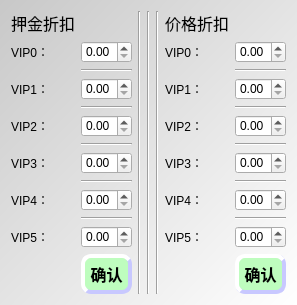
<?xml version="1.0" encoding="UTF-8"?>
<ui version="4.0">
 <class>VipDiscountDialog</class>
 <widget class="QDialog" name="VipDiscountDialog">
  <property name="windowTitle">
   <string>会员优惠额度调整</string>
  </property>
  <property name="styleSheet">
   <string notr="true">QPushButton{
	border-style:outset;
	background-color:rgba(190, 253, 190);
	border-width:4px;
	border-radius:10px;
	border-color:rgba(200,200,255,255);
	font:bold 16px;
	color:rgba(0,0,0,255);
	padding:4px;
}
QPushButton:pressed{
    border-style:inset;
}
QPushButton:hover{
    background-color:rgba(148, 221, 132);
    color:rgba(0,0,0,200);
}
QDialog {
background-color: qlineargradient(spread:repeat, x1:0, y1:0, x2:1, y2:1, stop:0 rgba(200, 200, 200, 255), stop:1 rgba(255, 255, 255, 255));
}</string>
  </property>
  <layout class="QGridLayout" name="gridLayout">
   <item row="0" column="0">
    <layout class="QHBoxLayout" name="horizontalLayout">
     <item>
      <layout class="QFormLayout" name="formLayout">
       <item row="1" column="0">
        <widget class="QLabel" name="label_3">
         <property name="text">
          <string>VIP0：</string>
         </property>
        </widget>
       </item>
       <item row="1" column="1">
        <widget class="QDoubleSpinBox" name="DepVip0">
         <property name="maximum">
          <double>1.000000000000000</double>
         </property>
         <property name="singleStep">
          <double>0.010000000000000</double>
         </property>
        </widget>
       </item>
       <item row="2" column="1">
        <widget class="Line" name="line_7">
         <property name="orientation">
          <enum>Qt::Horizontal</enum>
         </property>
        </widget>
       </item>
       <item row="3" column="0">
        <widget class="QLabel" name="label_4">
         <property name="text">
          <string>VIP1：</string>
         </property>
        </widget>
       </item>
       <item row="3" column="1">
        <widget class="QDoubleSpinBox" name="DepVip1">
         <property name="maximum">
          <double>1.000000000000000</double>
         </property>
         <property name="singleStep">
          <double>0.010000000000000</double>
         </property>
        </widget>
       </item>
       <item row="4" column="1">
        <widget class="Line" name="line_6">
         <property name="orientation">
          <enum>Qt::Horizontal</enum>
         </property>
        </widget>
       </item>
       <item row="5" column="0">
        <widget class="QLabel" name="label_5">
         <property name="text">
          <string>VIP2：</string>
         </property>
        </widget>
       </item>
       <item row="5" column="1">
        <widget class="QDoubleSpinBox" name="DepVip2">
         <property name="maximum">
          <double>1.000000000000000</double>
         </property>
         <property name="singleStep">
          <double>0.010000000000000</double>
         </property>
        </widget>
       </item>
       <item row="6" column="1">
        <widget class="Line" name="line_5">
         <property name="orientation">
          <enum>Qt::Horizontal</enum>
         </property>
        </widget>
       </item>
       <item row="7" column="0">
        <widget class="QLabel" name="label_6">
         <property name="text">
          <string>VIP3：</string>
         </property>
        </widget>
       </item>
       <item row="7" column="1">
        <widget class="QDoubleSpinBox" name="DepVip3">
         <property name="maximum">
          <double>1.000000000000000</double>
         </property>
         <property name="singleStep">
          <double>0.010000000000000</double>
         </property>
        </widget>
       </item>
       <item row="8" column="0">
        <widget class="Line" name="line_3">
         <property name="orientation">
          <enum>Qt::Vertical</enum>
         </property>
        </widget>
       </item>
       <item row="8" column="1">
        <widget class="Line" name="line_4">
         <property name="orientation">
          <enum>Qt::Horizontal</enum>
         </property>
        </widget>
       </item>
       <item row="9" column="0">
        <widget class="QLabel" name="label_11">
         <property name="text">
          <string>VIP4：</string>
         </property>
        </widget>
       </item>
       <item row="9" column="1">
        <widget class="QDoubleSpinBox" name="DepVip4">
         <property name="maximum">
          <double>1.000000000000000</double>
         </property>
         <property name="singleStep">
          <double>0.010000000000000</double>
         </property>
        </widget>
       </item>
       <item row="10" column="1">
        <widget class="Line" name="line_13">
         <property name="orientation">
          <enum>Qt::Horizontal</enum>
         </property>
        </widget>
       </item>
       <item row="11" column="0">
        <widget class="QLabel" name="label_12">
         <property name="text">
          <string>VIP5：</string>
         </property>
        </widget>
       </item>
       <item row="11" column="1">
        <widget class="QDoubleSpinBox" name="DepVip5">
         <property name="maximum">
          <double>1.000000000000000</double>
         </property>
         <property name="singleStep">
          <double>0.010000000000000</double>
         </property>
        </widget>
       </item>
       <item row="0" column="0">
        <widget class="QLabel" name="label">
         <property name="text">
          <string>&lt;html&gt;&lt;head/&gt;&lt;body&gt;&lt;p&gt;&lt;span style=&quot; font-size:12pt;&quot;&gt;押金折扣&lt;/span&gt;&lt;/p&gt;&lt;/body&gt;&lt;/html&gt;</string>
         </property>
        </widget>
       </item>
       <item row="12" column="1">
        <widget class="QPushButton" name="pushButtonDeposit">
         <property name="minimumSize">
          <size>
           <width>0</width>
           <height>30</height>
          </size>
         </property>
         <property name="cursor">
          <cursorShape>PointingHandCursor</cursorShape>
         </property>
         <property name="text">
          <string>确认</string>
         </property>
        </widget>
       </item>
      </layout>
     </item>
     <item>
      <widget class="Line" name="line_14">
       <property name="orientation">
        <enum>Qt::Vertical</enum>
       </property>
      </widget>
     </item>
     <item>
      <widget class="Line" name="line">
       <property name="orientation">
        <enum>Qt::Vertical</enum>
       </property>
      </widget>
     </item>
     <item>
      <widget class="Line" name="line_2">
       <property name="orientation">
        <enum>Qt::Vertical</enum>
       </property>
      </widget>
     </item>
     <item>
      <layout class="QFormLayout" name="formLayout_3">
       <item row="1" column="0">
        <widget class="QLabel" name="label_7">
         <property name="text">
          <string>VIP0：</string>
         </property>
        </widget>
       </item>
       <item row="1" column="1">
        <widget class="QDoubleSpinBox" name="PriVip0">
         <property name="maximum">
          <double>1.000000000000000</double>
         </property>
         <property name="singleStep">
          <double>0.010000000000000</double>
         </property>
        </widget>
       </item>
       <item row="2" column="1">
        <widget class="Line" name="line_8">
         <property name="orientation">
          <enum>Qt::Horizontal</enum>
         </property>
        </widget>
       </item>
       <item row="3" column="0">
        <widget class="QLabel" name="label_8">
         <property name="text">
          <string>VIP1：</string>
         </property>
        </widget>
       </item>
       <item row="3" column="1">
        <widget class="QDoubleSpinBox" name="PriVip1">
         <property name="maximum">
          <double>1.000000000000000</double>
         </property>
         <property name="singleStep">
          <double>0.010000000000000</double>
         </property>
        </widget>
       </item>
       <item row="4" column="1">
        <widget class="Line" name="line_9">
         <property name="orientation">
          <enum>Qt::Horizontal</enum>
         </property>
        </widget>
       </item>
       <item row="5" column="0">
        <widget class="QLabel" name="label_9">
         <property name="text">
          <string>VIP2：</string>
         </property>
        </widget>
       </item>
       <item row="5" column="1">
        <widget class="QDoubleSpinBox" name="PriVip2">
         <property name="maximum">
          <double>1.000000000000000</double>
         </property>
         <property name="singleStep">
          <double>0.010000000000000</double>
         </property>
        </widget>
       </item>
       <item row="6" column="1">
        <widget class="Line" name="line_10">
         <property name="orientation">
          <enum>Qt::Horizontal</enum>
         </property>
        </widget>
       </item>
       <item row="7" column="0">
        <widget class="QLabel" name="label_10">
         <property name="text">
          <string>VIP3：</string>
         </property>
        </widget>
       </item>
       <item row="7" column="1">
        <widget class="QDoubleSpinBox" name="PriVip3">
         <property name="maximum">
          <double>1.000000000000000</double>
         </property>
         <property name="singleStep">
          <double>0.010000000000000</double>
         </property>
        </widget>
       </item>
       <item row="8" column="1">
        <widget class="Line" name="line_11">
         <property name="orientation">
          <enum>Qt::Horizontal</enum>
         </property>
        </widget>
       </item>
       <item row="9" column="0">
        <widget class="QLabel" name="label_13">
         <property name="text">
          <string>VIP4：</string>
         </property>
        </widget>
       </item>
       <item row="9" column="1">
        <widget class="QDoubleSpinBox" name="PriVip4">
         <property name="maximum">
          <double>1.000000000000000</double>
         </property>
         <property name="singleStep">
          <double>0.010000000000000</double>
         </property>
        </widget>
       </item>
       <item row="10" column="1">
        <widget class="Line" name="line_12">
         <property name="orientation">
          <enum>Qt::Horizontal</enum>
         </property>
        </widget>
       </item>
       <item row="11" column="0">
        <widget class="QLabel" name="label_14">
         <property name="text">
          <string>VIP5：</string>
         </property>
        </widget>
       </item>
       <item row="11" column="1">
        <widget class="QDoubleSpinBox" name="PriVip5">
         <property name="maximum">
          <double>1.000000000000000</double>
         </property>
         <property name="singleStep">
          <double>0.010000000000000</double>
         </property>
        </widget>
       </item>
       <item row="12" column="1">
        <widget class="QPushButton" name="pushButtonPrice">
         <property name="minimumSize">
          <size>
           <width>0</width>
           <height>30</height>
          </size>
         </property>
         <property name="cursor">
          <cursorShape>PointingHandCursor</cursorShape>
         </property>
         <property name="text">
          <string>确认</string>
         </property>
        </widget>
       </item>
       <item row="0" column="0">
        <widget class="QLabel" name="label_2">
         <property name="text">
          <string>&lt;html&gt;&lt;head/&gt;&lt;body&gt;&lt;p&gt;&lt;span style=&quot; font-size:12pt;&quot;&gt;价格折扣&lt;/span&gt;&lt;/p&gt;&lt;/body&gt;&lt;/html&gt;</string>
         </property>
        </widget>
       </item>
      </layout>
     </item>
    </layout>
   </item>
  </layout>
 </widget>
 <resources/>
 <connections/>
</ui>
